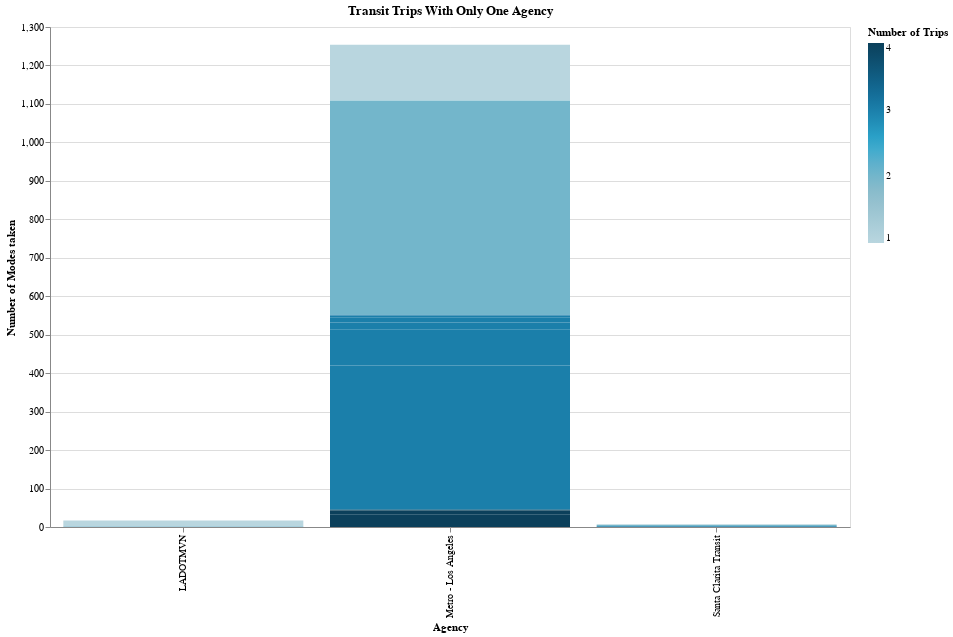

Here is the notebook cell this chart was saved with:
### Code cell
chart = (alt.Chart((df>>filter(_.agency_count==1)))
             .mark_bar()
             .encode(
                 x=alt.X("unique_agencies", title="Agency"),
                 y=alt.Y("n", title="Number of Modes taken"),
                 color = alt.Color("n_modes_taken", title="Number of Trips",
                                  scale=alt.Scale(
                                      range=cp.CALITP_SEQUENTIAL_COLORS,)),
            tooltip=cols_to_keep)
        .properties(title = ("Transit Trips With Only One Agency"), width=800,
    height=500)
        )
chart

### Figure 1 — Vega-Lite specification as saved in the notebook (floating-point values rounded to 4 significant figures)
{"config": {"view": {"continuousWidth": 300, "continuousHeight": 300}}, "data": {"name": "data-a895a14dba8cc38710f07dfb5ccab89f"}, "mark": {"type": "bar"}, "encoding": {"color": {"field": "n_modes_taken", "scale": {"range": ["#B9D6DF", "#8CBCCB", "#2EA8CE", "#136C97", "#0B405B"]}, "title": "Number of Trips", "type": "quantitative"}, "tooltip": [{"field": "transit_submode", "type": "nominal"}, {"field": "unique_agencies", "type": "nominal"}, {"field": "n", "type": "quantitative"}, {"field": "n_modes_taken", "type": "quantitative"}], "x": {"field": "unique_agencies", "title": "Agency", "type": "nominal"}, "y": {"field": "n", "title": "Number of Modes taken", "type": "quantitative"}}, "height": 500, "title": "Transit Trips With Only One Agency", "width": 800, "$schema": "https://vega.github.io/schema/vega-lite/v5.14.1.json", "datasets": {"data-a895a14dba8cc38710f07dfb5ccab89f": [{"primary_mode": "public_transit", "transit_submode": "bus, bus", "transit_agency": "Metro - Los Angeles, Metro - Los Angeles", "n": 501, "n_modes_taken": 2, "agency_count": 1, "AVTA": 0, "Beach Cities Transit-City of Redondo Beach": 0, "LADOT126": 0, "Metro - Los Angeles": 2, "LA Go Bus": 0, "LADOTDT": 0, "LADOTMVS": 0, "Big Blue Bus": 0, "GTrans": 0, "LADOTMVN": 0, "Long Beach Transit": 0, "Santa Clarita Transit": 0, "Foothill Transit": 0, "Culver CityBus": 0, "Metrolink Trains": 0, "Amtrak": 0, "unique_agencies": "Metro - Los Angeles"}, {"primary_mode": "public_transit", "transit_submode": "bus, bus, bus", "transit_agency": "Metro - Los Angeles, Metro - Los Angeles, Metro - Los Angeles", "n": 375, "n_modes_taken": 3, "agency_count": 1, "AVTA": 0, "Beach Cities Transit-City of Redondo Beach": 0, "LADOT126": 0, "Metro - Los Angeles": 3, "LA Go Bus": 0, "LADOTDT": 0, "LADOTMVS": 0, "Big Blue Bus": 0, "GTrans": 0, "LADOTMVN": 0, "Long Beach Transit": 0, "Santa Clarita Transit": 0, "Foothill Transit": 0, "Culver CityBus": 0, "Metrolink Trains": 0, "Amtrak": 0, "unique_agencies": "Metro - Los Angeles"}, {"primary_mode": "public_transit", "transit_submode": "bus", "transit_agency": "Metro - Los Angeles", "n": 145, "n_modes_taken": 1, "agency_count": 1, "AVTA": 0, "Beach Cities Transit-City of Redondo Beach": 0, "LADOT126": 0, "Metro - Los Angeles": 1, "LA Go Bus": 0, "LADOTDT": 0, "LADOTMVS": 0, "Big Blue Bus": 0, "GTrans": 0, "LADOTMVN": 0, "Long Beach Transit": 0, "Santa Clarita Transit": 0, "Foothill Transit": 0, "Culver CityBus": 0, "Metrolink Trains": 0, "Amtrak": 0, "unique_agencies": "Metro - Los Angeles"}, {"primary_mode": "public_transit", "transit_submode": "bus, light_rail, bus", "transit_agency": "Metro - Los Angeles, Metro - Los Angeles, Metro - Los Angeles", "n": 93, "n_modes_taken": 3, "agency_count": 1, "AVTA": 0, "Beach Cities Transit-City of Redondo Beach": 0, "LADOT126": 0, "Metro - Los Angeles": 3, "LA Go Bus": 0, "LADOTDT": 0, "LADOTMVS": 0, "Big Blue Bus": 0, "GTrans": 0, "LADOTMVN": 0, "Long Beach Transit": 0, "Santa Clarita Transit": 0, "Foothill Transit": 0, "Culver CityBus": 0, "Metrolink Trains": 0, "Amtrak": 0, "unique_agencies": "Metro - Los Angeles"}, {"primary_mode": "public_transit", "transit_submode": "light_rail, bus", "transit_agency": "Metro - Los Angeles, Metro - Los Angeles", "n": 55, "n_modes_taken": 2, "agency_count": 1, "AVTA": 0, "Beach Cities Transit-City of Redondo Beach": 0, "LADOT126": 0, "Metro - Los Angeles": 2, "LA Go Bus": 0, "LADOTDT": 0, "LADOTMVS": 0, "Big Blue Bus": 0, "GTrans": 0, "LADOTMVN": 0, "Long Beach Transit": 0, "Santa Clarita Transit": 0, "Foothill Transit": 0, "Culver CityBus": 0, "Metrolink Trains": 0, "Amtrak": 0, "unique_agencies": "Metro - Los Angeles"}, {"primary_mode": "public_transit", "transit_submode": "bus, bus, bus, bus", "transit_agency": "Metro - Los Angeles, Metro - Los Angeles, Metro - Los Angeles, Metro - Los Angeles", "n": 33, "n_modes_taken": 4, "agency_count": 1, "AVTA": 0, "Beach Cities Transit-City of Redondo Beach": 0, "LADOT126": 0, "Metro - Los Angeles": 4, "LA Go Bus": 0, "LADOTDT": 0, "LADOTMVS": 0, "Big Blue Bus": 0, "GTrans": 0, "LADOTMVN": 0, "Long Beach Transit": 0, "Santa Clarita Transit": 0, "Foothill Transit": 0, "Culver CityBus": 0, "Metrolink Trains": 0, "Amtrak": 0, "unique_agencies": "Metro - Los Angeles"}, {"primary_mode": "public_transit", "transit_submode": "light_rail, bus, bus", "transit_agency": "Metro - Los Angeles, Metro - Los Angeles, Metro - Los Angeles", "n": 19, "n_modes_taken": 3, "agency_count": 1, "AVTA": 0, "Beach Cities Transit-City of Redondo Beach": 0, "LADOT126": 0, "Metro - Los Angeles": 3, "LA Go Bus": 0, "LADOTDT": 0, "LADOTMVS": 0, "Big Blue Bus": 0, "GTrans": 0, "LADOTMVN": 0, "Long Beach Transit": 0, "Santa Clarita Transit": 0, "Foothill Transit": 0, "Culver CityBus": 0, "Metrolink Trains": 0, "Amtrak": 0, "unique_agencies": "Metro - Los Angeles"}, {"primary_mode": "public_transit", "transit_submode": "bus", "transit_agency": "LADOTMVN", "n": 16, "n_modes_taken": 1, "agency_count": 1, "AVTA": 0, "Beach Cities Transit-City of Redondo Beach": 0, "LADOT126": 0, "Metro - Los Angeles": 0, "LA Go Bus": 0, "LADOTDT": 0, "LADOTMVS": 0, "Big Blue Bus": 0, "GTrans": 0, "LADOTMVN": 1, "Long Beach Transit": 0, "Santa Clarita Transit": 0, "Foothill Transit": 0, "Culver CityBus": 0, "Metrolink Trains": 0, "Amtrak": 0, "unique_agencies": "LADOTMVN"}, {"primary_mode": "public_transit", "transit_submode": "light_rail, light_rail, bus", "transit_agency": "Metro - Los Angeles, Metro - Los Angeles, Metro - Los Angeles", "n": 12, "n_modes_taken": 3, "agency_count": 1, "AVTA": 0, "Beach Cities Transit-City of Redondo Beach": 0, "LADOT126": 0, "Metro - Los Angeles": 3, "LA Go Bus": 0, "LADOTDT": 0, "LADOTMVS": 0, "Big Blue Bus": 0, "GTrans": 0, "LADOTMVN": 0, "Long Beach Transit": 0, "Santa Clarita Transit": 0, "Foothill Transit": 0, "Culver CityBus": 0, "Metrolink Trains": 0, "Amtrak": 0, "unique_agencies": "Metro - Los Angeles"}, {"primary_mode": "public_transit", "transit_submode": "bus, light_rail, bus, bus", "transit_agency": "Metro - Los Angeles, Metro - Los Angeles, Metro - Los Angeles, Metro - Los Angeles", "n": 10, "n_modes_taken": 4, "agency_count": 1, "AVTA": 0, "Beach Cities Transit-City of Redondo Beach": 0, "LADOT126": 0, "Metro - Los Angeles": 4, "LA Go Bus": 0, "LADOTDT": 0, "LADOTMVS": 0, "Big Blue Bus": 0, "GTrans": 0, "LADOTMVN": 0, "Long Beach Transit": 0, "Santa Clarita Transit": 0, "Foothill Transit": 0, "Culver CityBus": 0, "Metrolink Trains": 0, "Amtrak": 0, "unique_agencies": "Metro - Los Angeles"}, {"primary_mode": "public_transit", "transit_submode": "bus, bus, subway", "transit_agency": "Metro - Los Angeles, Metro - Los Angeles, Metro - Los Angeles", "n": 6, "n_modes_taken": 3, "agency_count": 1, "AVTA": 0, "Beach Cities Transit-City of Redondo Beach": 0, "LADOT126": 0, "Metro - Los Angeles": 3, "LA Go Bus": 0, "LADOTDT": 0, "LADOTMVS": 0, "Big Blue Bus": 0, "GTrans": 0, "LADOTMVN": 0, "Long Beach Transit": 0, "Santa Clarita Transit": 0, "Foothill Transit": 0, "Culver CityBus": 0, "Metrolink Trains": 0, "Amtrak": 0, "unique_agencies": "Metro - Los Angeles"}, {"primary_mode": "public_transit", "transit_submode": "bus, bus", "transit_agency": "Santa Clarita Transit, Santa Clarita Transit", "n": 3, "n_modes_taken": 2, "agency_count": 1, "AVTA": 0, "Beach Cities Transit-City of Redondo Beach": 0, "LADOT126": 0, "Metro - Los Angeles": 0, "LA Go Bus": 0, "LADOTDT": 0, "LADOTMVS": 0, "Big Blue Bus": 0, "GTrans": 0, "LADOTMVN": 0, "Long Beach Transit": 0, "Santa Clarita Transit": 2, "Foothill Transit": 0, "Culver CityBus": 0, "Metrolink Trains": 0, "Amtrak": 0, "unique_agencies": "Santa Clarita Transit"}, {"primary_mode": "public_transit", "transit_submode": "bus", "transit_agency": "Santa Clarita Transit", "n": 2, "n_modes_taken": 1, "agency_count": 1, "AVTA": 0, "Beach Cities Transit-City of Redondo Beach": 0, "LADOT126": 0, "Metro - Los Angeles": 0, "LA Go Bus": 0, "LADOTDT": 0, "LADOTMVS": 0, "Big Blue Bus": 0, "GTrans": 0, "LADOTMVN": 0, "Long Beach Transit": 0, "Santa Clarita Transit": 1, "Foothill Transit": 0, "Culver CityBus": 0, "Metrolink Trains": 0, "Amtrak": 0, "unique_agencies": "Santa Clarita Transit"}, {"primary_mode": "public_transit", "transit_submode": "bus, bus, bus", "transit_agency": "Santa Clarita Transit, Santa Clarita Transit, Santa Clarita Transit", "n": 2, "n_modes_taken": 3, "agency_count": 1, "AVTA": 0, "Beach Cities Transit-City of Redondo Beach": 0, "LADOT126": 0, "Metro - Los Angeles": 0, "LA Go Bus": 0, "LADOTDT": 0, "LADOTMVS": 0, "Big Blue Bus": 0, "GTrans": 0, "LADOTMVN": 0, "Long Beach Transit": 0, "Santa Clarita Transit": 3, "Foothill Transit": 0, "Culver CityBus": 0, "Metrolink Trains": 0, "Amtrak": 0, "unique_agencies": "Santa Clarita Transit"}, {"primary_mode": "public_transit", "transit_submode": "bus, bus", "transit_agency": "LADOTMVN, LADOTMVN", "n": 1, "n_modes_taken": 2, "agency_count": 1, "AVTA": 0, "Beach Cities Transit-City of Redondo Beach": 0, "LADOT126": 0, "Metro - Los Angeles": 0, "LA Go Bus": 0, "LADOTDT": 0, "LADOTMVS": 0, "Big Blue Bus": 0, "GTrans": 0, "LADOTMVN": 2, "Long Beach Transit": 0, "Santa Clarita Transit": 0, "Foothill Transit": 0, "Culver CityBus": 0, "Metrolink Trains": 0, "Amtrak": 0, "unique_agencies": "LADOTMVN"}, {"primary_mode": "public_transit", "transit_submode": "bus, bus, light_rail", "transit_agency": "Metro - Los Angeles, Metro - Los Angeles, Metro - Los Angeles", "n": 1, "n_modes_taken": 3, "agency_count": 1, "AVTA": 0, "Beach Cities Transit-City of Redondo Beach": 0, "LADOT126": 0, "Metro - Los Angeles": 3, "LA Go Bus": 0, "LADOTDT": 0, "LADOTMVS": 0, "Big Blue Bus": 0, "GTrans": 0, "LADOTMVN": 0, "Long Beach Transit": 0, "Santa Clarita Transit": 0, "Foothill Transit": 0, "Culver CityBus": 0, "Metrolink Trains": 0, "Amtrak": 0, "unique_agencies": "Metro - Los Angeles"}, {"primary_mode": "public_transit", "transit_submode": "bus, bus, light_rail, bus", "transit_agency": "Metro - Los Angeles, Metro - Los Angeles, Metro - Los Angeles, Metro - Los Angeles", "n": 1, "n_modes_taken": 4, "agency_count": 1, "AVTA": 0, "Beach Cities Transit-City of Redondo Beach": 0, "LADOT126": 0, "Metro - Los Angeles": 4, "LA Go Bus": 0, "LADOTDT": 0, "LADOTMVS": 0, "Big Blue Bus": 0, "GTrans": 0, "LADOTMVN": 0, "Long Beach Transit": 0, "Santa Clarita Transit": 0, "Foothill Transit": 0, "Culver CityBus": 0, "Metrolink Trains": 0, "Amtrak": 0, "unique_agencies": "Metro - Los Angeles"}, {"primary_mode": "public_transit", "transit_submode": "light_rail, bus, bus, bus", "transit_agency": "Metro - Los Angeles, Metro - Los Angeles, Metro - Los Angeles, Metro - Los Angeles", "n": 1, "n_modes_taken": 4, "agency_count": 1, "AVTA": 0, "Beach Cities Transit-City of Redondo Beach": 0, "LADOT126": 0, "Metro - Los Angeles": 4, "LA Go Bus": 0, "LADOTDT": 0, "LADOTMVS": 0, "Big Blue Bus": 0, "GTrans": 0, "LADOTMVN": 0, "Long Beach Transit": 0, "Santa Clarita Transit": 0, "Foothill Transit": 0, "Culver CityBus": 0, "Metrolink Trains": 0, "Amtrak": 0, "unique_agencies": "Metro - Los Angeles"}, {"primary_mode": "public_transit", "transit_submode": "subway, bus", "transit_agency": "Metro - Los Angeles, Metro - Los Angeles", "n": 1, "n_modes_taken": 2, "agency_count": 1, "AVTA": 0, "Beach Cities Transit-City of Redondo Beach": 0, "LADOT126": 0, "Metro - Los Angeles": 2, "LA Go Bus": 0, "LADOTDT": 0, "LADOTMVS": 0, "Big Blue Bus": 0, "GTrans": 0, "LADOTMVN": 0, "Long Beach Transit": 0, "Santa Clarita Transit": 0, "Foothill Transit": 0, "Culver CityBus": 0, "Metrolink Trains": 0, "Amtrak": 0, "unique_agencies": "Metro - Los Angeles"}, {"primary_mode": "public_transit", "transit_submode": "subway, bus, bus", "transit_agency": "Metro - Los Angeles, Metro - Los Angeles, Metro - Los Angeles", "n": 1, "n_modes_taken": 3, "agency_count": 1, "AVTA": 0, "Beach Cities Transit-City of Redondo Beach": 0, "LADOT126": 0, "Metro - Los Angeles": 3, "LA Go Bus": 0, "LADOTDT": 0, "LADOTMVS": 0, "Big Blue Bus": 0, "GTrans": 0, "LADOTMVN": 0, "Long Beach Transit": 0, "Santa Clarita Transit": 0, "Foothill Transit": 0, "Culver CityBus": 0, "Metrolink Trains": 0, "Amtrak": 0, "unique_agencies": "Metro - Los Angeles"}]}}
